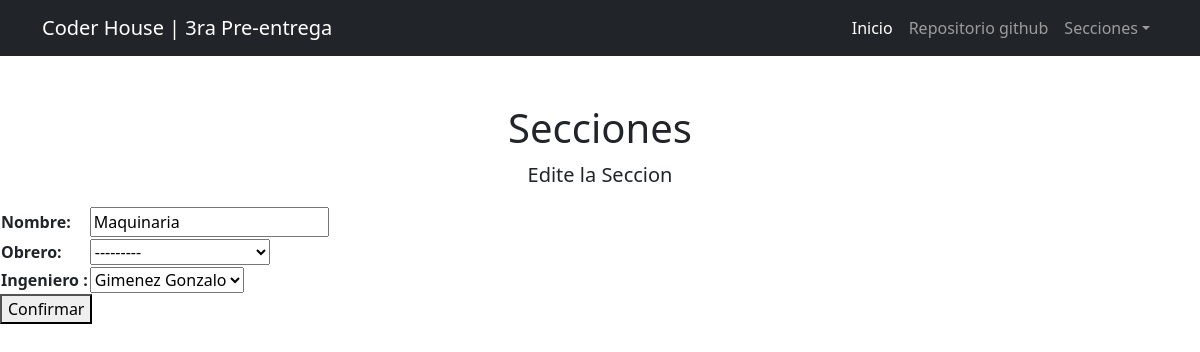
Page /informacion/seccion/modificar/2 on the earlier database version.
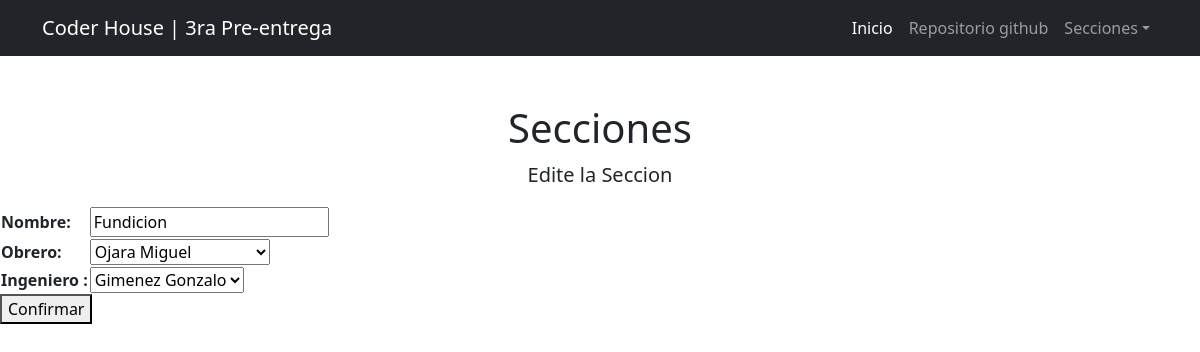
Same page on the later database version.
### empleados/models.py (models this page shows, shortened)
class Seccion(models.Model):
    nombre = models.CharField(max_length=20, unique=True)
    obrero = models.ForeignKey(
        Obrero,
        on_delete=models.SET_NULL,
        null=True,
        blank=True,
        verbose_name="Obrero",
    )
    ingeniero = models.ForeignKey(
        Ingeniero_en_jefe,
        on_delete=models.SET_NULL,
        null=True,
        blank=True,
        verbose_name="Ingeniero ",
    )
    class Meta:
        verbose_name = "Seccion"
        verbose_name_plural = "Secciones"

class Obrero(models.Model):
    nombre = models.CharField(max_length=30)
    apellido = models.CharField(max_length=30)
    edad = models.SmallIntegerField()
    def __str__(self):
        return f"{self.apellido} {self.nombre}"

class Ingeniero_en_jefe(models.Model):
    nombre = models.CharField(max_length=30)
    apellido = models.CharField(max_length=30)
    edad = models.SmallIntegerField()
    def __str__(self):
        return f"{self.apellido} {self.nombre}"
    class Meta:
        verbose_name = "Ingeniero "
        verbose_name_plural = "Ingenieros "

### empleados/views.py (the view)
# urls.py: path("seccion/modificar/<int:pk>", views.seccion_update, name="seccion_update"),
def seccion_update(request, pk: int):
    consulta = Seccion.objects.get(id=pk)
    if request.method == "POST":
        form = SeccionForm(request.POST, instance=consulta)
        if form.is_valid():
            form.save()
            return redirect("empleados:seccion_list")
    else:
        form = SeccionForm(instance=consulta)
    return render(request, "empleados/seccion_form.html", {"form": form})

### empleados/forms.py
class SeccionForm(forms.ModelForm):
    class Meta:
        model = models.Seccion
        fields = ["nombre", "obrero", "ingeniero"]

### empleados/templates/empleados/seccion_form.html (shortened to what this page needs)
{% extends 'home/base.html' %}
{% block body_title %}
Secciones
{% endblock body_title %}
{% block body_subtitle %}
{% if form.instance.pk %}
Edite la Seccion
{% else %}
Crear una Seccion nueva
{% endif %}
{% endblock body_subtitle %}
{% block content %}
    <form method="post">
        <table>
            {{form.as_table}}
        </table>
        <button type="submit">Confirmar</button>
    </form>
{% endblock content %}

Differences in the rows shown:
changed Seccion "Gimenez Gonzalo": nombre "Maquinaria" → "Fundicion"; obrero "---------" → "Ojara Miguel"
